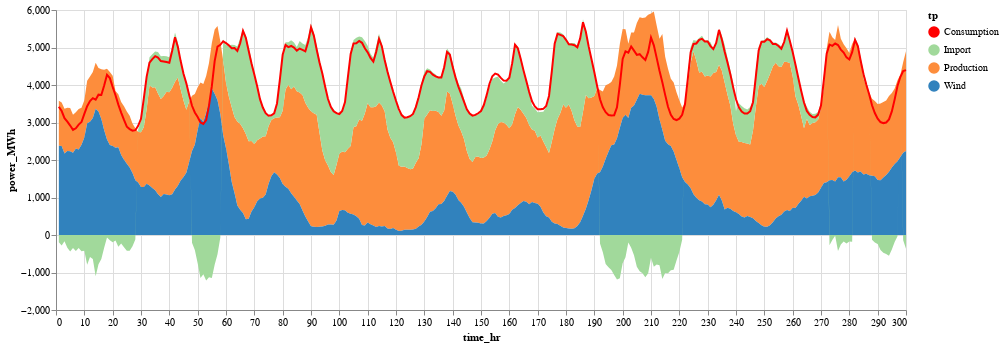

The cell this chart's notebook holds for it:
### Markdown cell above
Hourly consumption, production, as well as wind energy production data available from https://www.nordpoolgroup.com/historical-market-data/

### Code cell
using CSV, VegaLite, DataFrames

consum = CSV.read("consumption-dk-areas_2018_hourly.csv")
produc = CSV.read("production-dk-areas_2018_hourly.csv")
wind = CSV.read("wind-power-dk_2018_hourly.csv")
exp = CSV.read("exchange-per-country_2018_hourly.csv")

n = 300

#production with wind substracted
dif = produc[1:n,"DK"]-wind[1:n,"DK"]

data = vcat(DataFrame(time_hr=collect(1:n),power_MWh = consum[1:n,"DK"], tp = "Consumption",source = 2),           
            DataFrame(time_hr=collect(1:n),power_MWh = dif, tp ="Production",source = 1),
            DataFrame(time_hr=collect(1:n),power_MWh = wind[1:n,"DK"], tp = "Wind",source = 1),
            DataFrame(time_hr=collect(1:n),power_MWh = exp[1:n,"DK"], tp = "Import",source = 1))

#Plotting data
data |>
@vlplot(width=850, hieght=700)+
@vlplot(mark=:area, x=:time_hr, y={:power_MWh,stack=:zero},color=:tp,transform=[{filter="datum.source==1"}]) +
@vlplot(mark=:line, x=:time_hr, y=:power_MWh, transform=[{filter="datum.source==2"}],
    color={:tp,
    scale={range = ["red","#a1d99b","#fd8d3c","#3182bd"]}})

### Figure 1 — Vega-Lite specification as saved in the notebook (floating-point values rounded to 4 significant figures; data arrays with more than 128 entries replaced by an {"elided": "..."} marker saying what was removed)
{"data": {"values": {"elided": "1200 records"}}, "hieght": 700, "layer": [{"encoding": {"color": {"field": "tp", "type": "nominal"}, "x": {"field": "time_hr", "type": "quantitative"}, "y": {"field": "power_MWh", "stack": "zero", "type": "quantitative"}}, "mark": "area", "transform": [{"filter": "datum.source==1"}]}, {"encoding": {"color": {"field": "tp", "scale": {"range": ["red", "#a1d99b", "#fd8d3c", "#3182bd"]}, "type": "nominal"}, "x": {"field": "time_hr", "type": "quantitative"}, "y": {"field": "power_MWh", "type": "quantitative"}}, "mark": "line", "transform": [{"filter": "datum.source==2"}]}], "width": 850}
